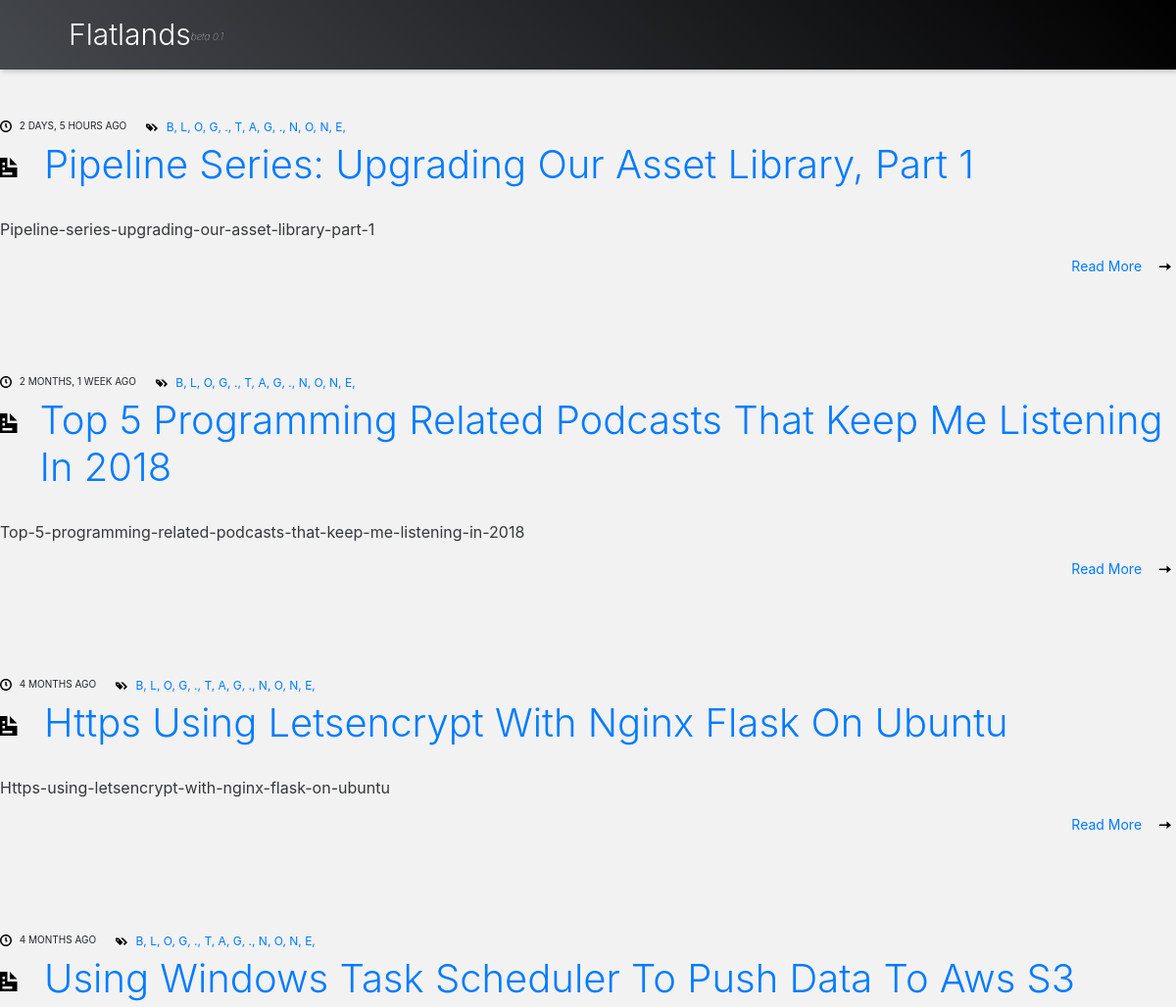
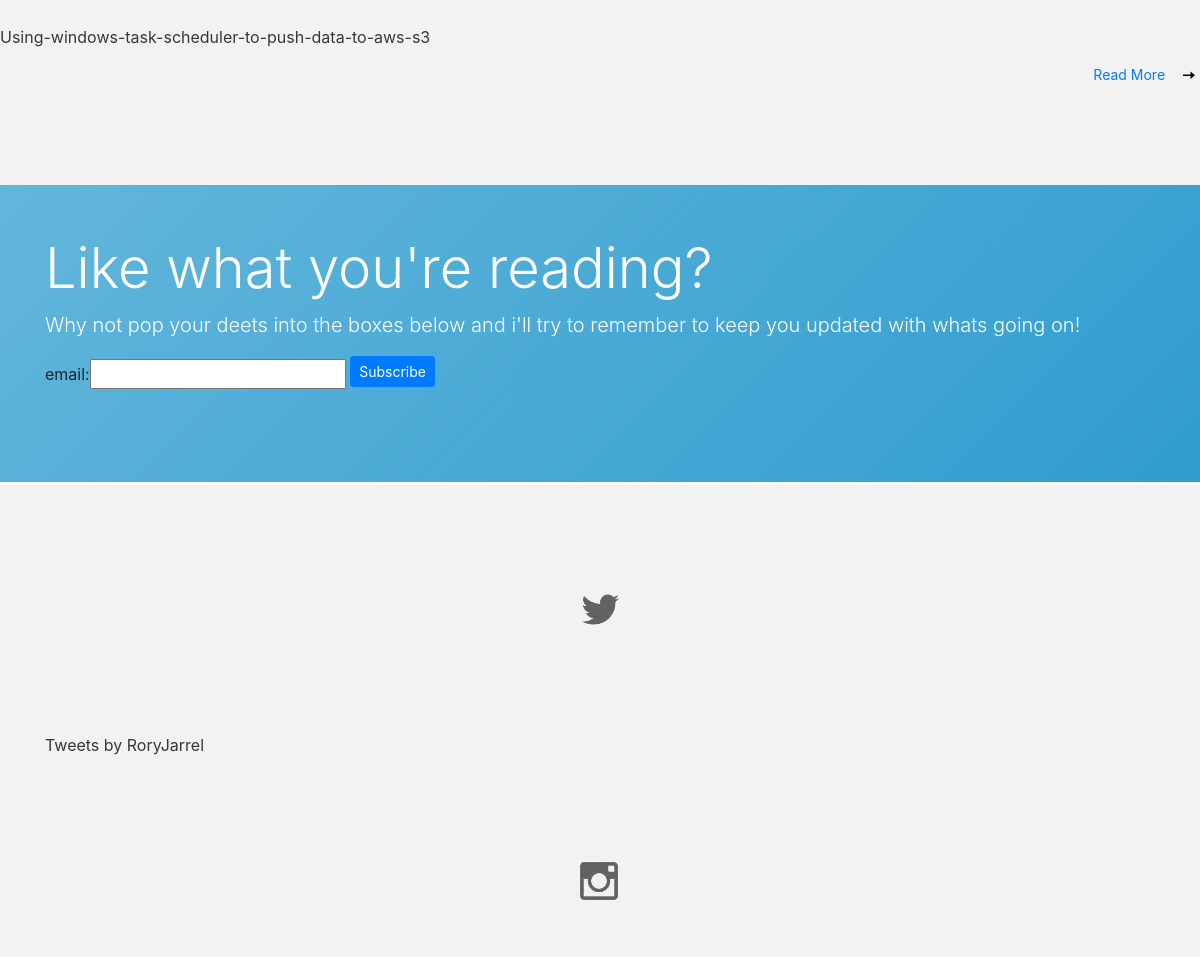
/articles/ (upper part), run on an earlier commit of the app's database (2 pictures, top to bottom).
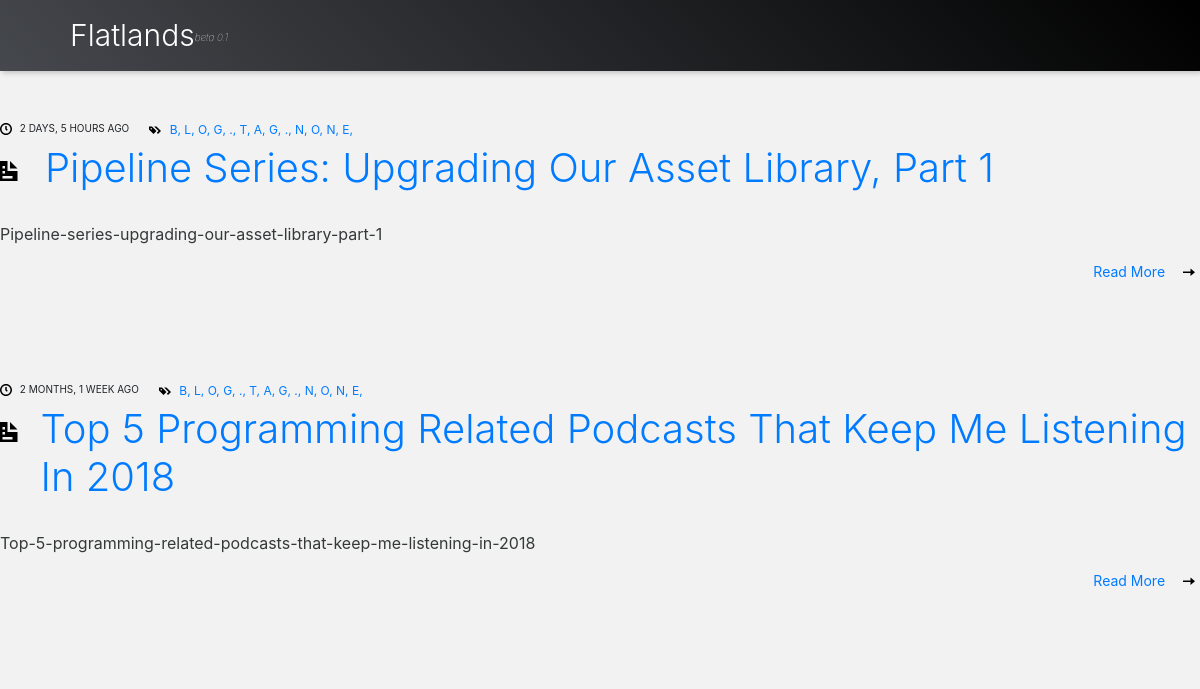
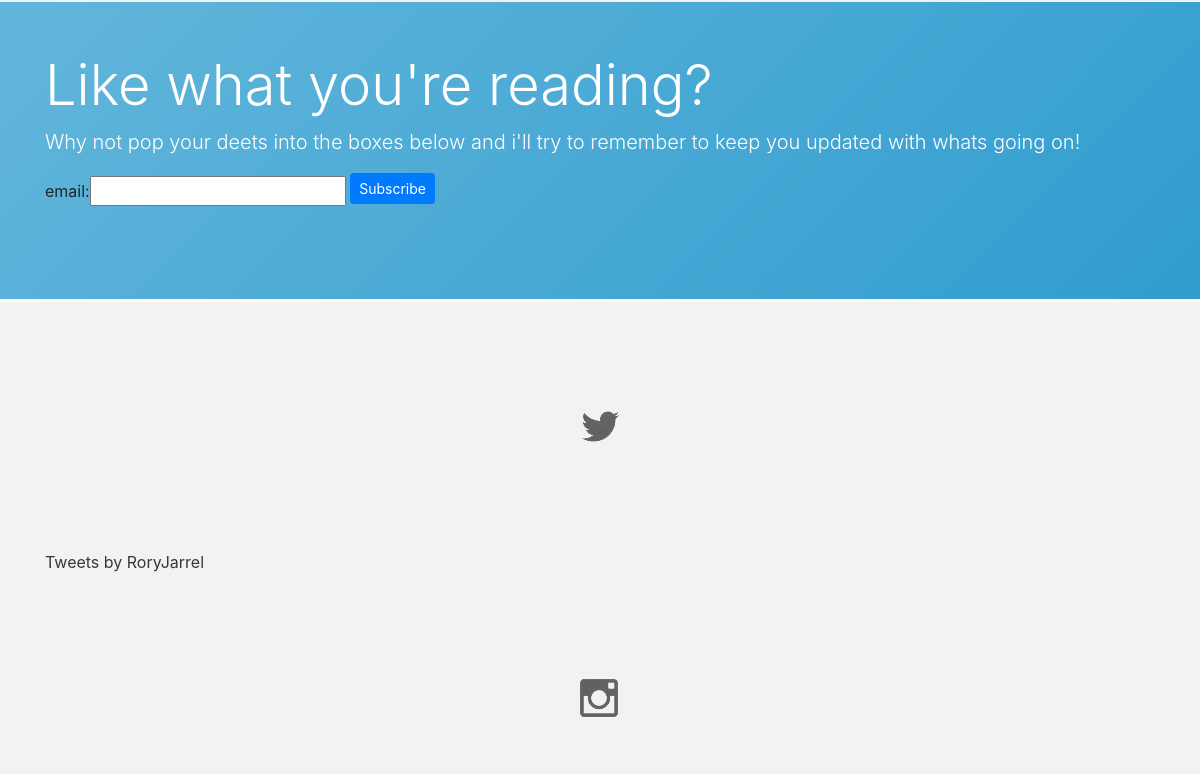
And on a later commit of the database (2 pictures, top to bottom).
### blog/models.py (models this page shows, shortened)
class Post(models.Model):
    next_post = models.IntegerField(null=True, blank=True)
    previous_post = models.IntegerField(null=True, blank=True)
    name = models.CharField(max_length=200)
    content = models.CharField(max_length=5000)
    pub_date = models.DateTimeField('date published')
    strap = models.CharField(max_length=300)
    tags = models.ManyToManyField(Tag, blank=True)
    project = models.ForeignKey(Project, on_delete=models.CASCADE, related_name='posts', null=True, blank=True)
    cover_img = models.CharField(max_length=200, null=True, blank=True)
    published = models.BooleanField(default=False)
    techspec = models.BooleanField(default=False)
    viewed = models.IntegerField(default=0)
    def tag_test(self):
        return str(self.tags)

### blog/views.py (the view)
# urls.py: path('articles/', views.articles, name='articles'),
def articles(request):
    articles = Post.objects.filter(
        project=None, published=True
        ).order_by('-pub_date')
    context = standard_context
    context['articles'] = articles
    return render(request, 'blog/articles.html', context)

### blog/forms.py
class SearchForm(forms.Form):
    search = forms.CharField(label='', max_length=100)

class MailingList(forms.Form):
    email = forms.CharField(label='email', max_length=100)

### blog/templates/blog/articles.html (shortened to what this page needs)
{% extends "blog/base.html" %} {% load static %} {% block content %}
<p style="height:105px;"></p>
{% for article in articles %} {% if article.project == None %}
<div class="bloglistpost">
    <div class="blogpostheader">
        <div class="bloglistpostdate">
            <img class="iconic-svg" src="{% static 'blog/svg/clock.svg' %}" alt="clock icon"> {{article.pub_date|timesince|upper}} AGO
        </div>
        <div class="bloglistposttags">
            <img class="iconic-svg" src="{% static 'blog/svg/tags.svg' %}" alt="tags icon"> {% for tag in article.tag_test %}
            <a href="">{{tag|upper}}, </a>
            {% endfor %}
        </div>
    </div>
    <div class="bloglistpostname display-4">
        <div>
            <img class="iconic-svg-header" src="{% static 'blog/svg/document.svg' %}" alt="tags icon">&ensp;
        </div>
        <div>
            <a href="/articles/{{ article.id }}/">{{ article.name|title }}</a>
        </div>
    </div>
    <div class="bloglistpostcontent">
        {{ article.content|capfirst|truncatewords:50 }}
    </div>
    <div class="blogpostreadmore">
        <a href="/articles/{{ article.id }}/">Read More</a>&emsp;
        <img class="iconic-svg" src="{% static 'blog/svg/arrow-right.svg' %}" alt="arrow icon">
    </div>
</div>
{% endif %} {% endfor %} {% endblock %}

### blog/templates/blog/base.html (shortened to what this page needs)
{% load static %}
<!DOCTYPE html>
<html lang="en">
<head>
  <link rel="stylesheet" href="https://stackpath.bootstrapcdn.com/bootstrap/4.1.1/css/bootstrap.min.css"
>
  <link rel="stylesheet" type="text/css" href="{% static 'blog/main.css' %}" />
</head>
<body>
<nav class="navbar fixed-top navbar-dark" style="box-shadow: 2px 2px 5px rgba(0,0,0,.2);background: linear-gradient(45deg, rgba(69,72,77,1) 0%,rgba(0,0,0,1) 100%); ">
    <div class="container content-nav">
  <a class="navbar-brand display-4" href="/" style="font-size:30px;">Flatlands<sup style="position: relative;top: -0.5em;font-size:10px;font-style: italic;font-weight:100;letter-spacing: 0px;">beta 0.1</sup></a>
</div>
</nav>
  {% block content %}{% endblock %}
  <div style="min-height: 300px;width:100%;background: linear-gradient(135deg, rgba(99,182,219,1) 0%,rgba(48,157,207,1) 100%);padding-top:50px;padding-bottom:50px;border-bottom-style:solid;border-color: white;">
      <div class="container">
          <h1 class="display-4" style="color:white;">Like what you're reading?</h1>
          <p class="lead" style="color: white;">Why not pop your deets into the boxes below and i'll try to remember to keep you updated with whats going on! </p>
        </div>
        <div class="container">
          <form action="/add_to_mailinglist/" method="post">
            {{ mailing_list_form }}
            <button type="submit" value="Submit" class="btn btn-primary mb-2 btn-sm">Subscribe</button>
          </form>
</div>
  </div>
  {% include "blog/footer.html" %}
     </body>
</html>

### blog/templates/blog/footer.html (shortened to what this page needs)
<div class="container footer-content">
<div class="footer-resource">
<div class="footer-resource-item">
                <div style="display:flex;justify-content: space-around;padding-bottom:100px;padding-top:100px;">
        <a href="https://www.twitter.com"><img style="filter:opacity(60%);" src="/static/blog/img/soc_twitter.png"></a>
                </div>
                <a class="twitter-timeline" data-theme="light" href="https://twitter.com/RoryJarrel?ref_src=twsrc%5Etfw" data-tweet-limit="5">Tweets by RoryJarrel</a>
</div>
<div class="footer-resource-item">
        <div style="display:flex;justify-content: space-around; padding-bottom:100px;padding-top:100px;">
        <a href="https://www.instagram.com"><img style="filter:opacity(60%);" src="/static/blog/img/soc_instagram.png"></a>
</div>
</div>
</div>
<br>
</div>

### blog/static/blog/main.css (style rules this page uses)
html { font-size:16px; }
body { background-color: #f2f2f2; }
.content-nav { padding-left:40px; padding-right:40px; }
.blogpostheader { display: flex; flex-direction: row; }
.bloglistpost { display: flex; flex-direction: column; margin: auto auto; padding-bottom: 100px; }
.bloglistpostdate { font-size:10px; padding-right: 20px; }
.bloglistpostname { display:flex; font-size: 40px; padding-top:5px; padding-bottom:30px; color:#353839; }
.bloglistpostcontent { color: #353839; word-spacing: 5px; }
.bloglistposttags { font-size:12px; }
.blogpostreadmore { padding-top: 15px; font-size: 14px; text-align: right; }
.iconic-svg { height:12px; width:12px; margin-right:5px; }
.iconic-svg-header { height:20px; width:20px; margin-right:5px; }
.footer-content { color: #353839; }
.footer-content a:link { color: #353839; text-decoration: none; }
.footer-resource { display:flex; flex-direction: row; justify-content: space-around; }
@media (max-width:1200px) { .footer-resource { display:flex; flex-direction: column; } }
.footer-resource-item { display:flex; flex-direction: column; max-width: 33%; }
@media (max-width:1200px) { .footer-resource-item { display:flex; max-width: 100%; } }

What changed in the data, as far as the page shows it:
no longer on this page (row edited): Post: pub_date "4 MONTHS", tag_test "B" "L" "O" "G" "." "T" "A" "G" "." "N" "O" "N" "E", name "Https Using Letsencrypt With Nginx Flask On Ubuntu", content "Https-using-letsencrypt-with-nginx-flask-on-ubuntu"
no longer on this page (row edited): Post: pub_date "4 MONTHS", tag_test "B" "L" "O" "G" "." "T" "A" "G" "." "N" "O" "N" "E", name "Using Windows Task Scheduler To Push Data To Aws S3", content "Using-windows-task-scheduler-to-push-data-to-aws-s3"
